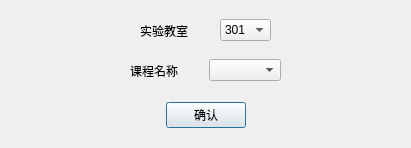
<?xml version="1.0" encoding="UTF-8"?>
<ui version="4.0">
 <class>CourseForm</class>
 <widget class="QDialog" name="CourseForm">
  <property name="geometry">
   <rect>
    <x>0</x>
    <y>0</y>
    <width>411</width>
    <height>148</height>
   </rect>
  </property>
  <property name="windowTitle">
   <string>课程信息</string>
  </property>
  <widget class="QWidget" name="horizontalLayoutWidget">
   <property name="geometry">
    <rect>
     <x>10</x>
     <y>10</y>
     <width>391</width>
     <height>41</height>
    </rect>
   </property>
   <layout class="QHBoxLayout" name="horizontalLayout">
    <item>
     <spacer name="horizontalSpacer_8">
      <property name="orientation">
       <enum>Qt::Horizontal</enum>
      </property>
      <property name="sizeHint" stdset="0">
       <size>
        <width>40</width>
        <height>20</height>
       </size>
      </property>
     </spacer>
    </item>
    <item>
     <spacer name="horizontalSpacer_12">
      <property name="orientation">
       <enum>Qt::Horizontal</enum>
      </property>
      <property name="sizeHint" stdset="0">
       <size>
        <width>40</width>
        <height>20</height>
       </size>
      </property>
     </spacer>
    </item>
    <item>
     <spacer name="horizontalSpacer_14">
      <property name="orientation">
       <enum>Qt::Horizontal</enum>
      </property>
      <property name="sizeHint" stdset="0">
       <size>
        <width>40</width>
        <height>20</height>
       </size>
      </property>
     </spacer>
    </item>
    <item>
     <spacer name="horizontalSpacer_10">
      <property name="orientation">
       <enum>Qt::Horizontal</enum>
      </property>
      <property name="sizeHint" stdset="0">
       <size>
        <width>40</width>
        <height>20</height>
       </size>
      </property>
     </spacer>
    </item>
    <item>
     <spacer name="horizontalSpacer_7">
      <property name="orientation">
       <enum>Qt::Horizontal</enum>
      </property>
      <property name="sizeHint" stdset="0">
       <size>
        <width>40</width>
        <height>20</height>
       </size>
      </property>
     </spacer>
    </item>
    <item>
     <widget class="QLabel" name="label">
      <property name="text">
       <string>实验教室</string>
      </property>
     </widget>
    </item>
    <item>
     <spacer name="horizontalSpacer">
      <property name="orientation">
       <enum>Qt::Horizontal</enum>
      </property>
      <property name="sizeHint" stdset="0">
       <size>
        <width>40</width>
        <height>20</height>
       </size>
      </property>
     </spacer>
    </item>
    <item>
     <widget class="QComboBox" name="comboBox">
      <item>
       <property name="text">
        <string>301</string>
       </property>
      </item>
      <item>
       <property name="text">
        <string>302</string>
       </property>
      </item>
      <item>
       <property name="text">
        <string>303</string>
       </property>
      </item>
      <item>
       <property name="text">
        <string>401</string>
       </property>
      </item>
      <item>
       <property name="text">
        <string>402</string>
       </property>
      </item>
      <item>
       <property name="text">
        <string>403</string>
       </property>
      </item>
     </widget>
    </item>
    <item>
     <spacer name="horizontalSpacer_9">
      <property name="orientation">
       <enum>Qt::Horizontal</enum>
      </property>
      <property name="sizeHint" stdset="0">
       <size>
        <width>40</width>
        <height>20</height>
       </size>
      </property>
     </spacer>
    </item>
    <item>
     <spacer name="horizontalSpacer_13">
      <property name="orientation">
       <enum>Qt::Horizontal</enum>
      </property>
      <property name="sizeHint" stdset="0">
       <size>
        <width>40</width>
        <height>20</height>
       </size>
      </property>
     </spacer>
    </item>
    <item>
     <spacer name="horizontalSpacer_15">
      <property name="orientation">
       <enum>Qt::Horizontal</enum>
      </property>
      <property name="sizeHint" stdset="0">
       <size>
        <width>40</width>
        <height>20</height>
       </size>
      </property>
     </spacer>
    </item>
    <item>
     <spacer name="horizontalSpacer_11">
      <property name="orientation">
       <enum>Qt::Horizontal</enum>
      </property>
      <property name="sizeHint" stdset="0">
       <size>
        <width>40</width>
        <height>20</height>
       </size>
      </property>
     </spacer>
    </item>
    <item>
     <spacer name="horizontalSpacer_2">
      <property name="orientation">
       <enum>Qt::Horizontal</enum>
      </property>
      <property name="sizeHint" stdset="0">
       <size>
        <width>40</width>
        <height>20</height>
       </size>
      </property>
     </spacer>
    </item>
   </layout>
  </widget>
  <widget class="QWidget" name="horizontalLayoutWidget_2">
   <property name="geometry">
    <rect>
     <x>10</x>
     <y>90</y>
     <width>391</width>
     <height>51</height>
    </rect>
   </property>
   <layout class="QHBoxLayout" name="horizontalLayout_2">
    <item>
     <spacer name="horizontalSpacer_4">
      <property name="orientation">
       <enum>Qt::Horizontal</enum>
      </property>
      <property name="sizeHint" stdset="0">
       <size>
        <width>40</width>
        <height>20</height>
       </size>
      </property>
     </spacer>
    </item>
    <item>
     <widget class="QPushButton" name="ok">
      <property name="text">
       <string>确认</string>
      </property>
     </widget>
    </item>
    <item>
     <spacer name="horizontalSpacer_3">
      <property name="orientation">
       <enum>Qt::Horizontal</enum>
      </property>
      <property name="sizeHint" stdset="0">
       <size>
        <width>40</width>
        <height>20</height>
       </size>
      </property>
     </spacer>
    </item>
   </layout>
  </widget>
  <widget class="QWidget" name="horizontalLayoutWidget_3">
   <property name="geometry">
    <rect>
     <x>10</x>
     <y>50</y>
     <width>391</width>
     <height>41</height>
    </rect>
   </property>
   <layout class="QHBoxLayout" name="horizontalLayout_3">
    <item>
     <spacer name="horizontalSpacer_16">
      <property name="orientation">
       <enum>Qt::Horizontal</enum>
      </property>
      <property name="sizeHint" stdset="0">
       <size>
        <width>40</width>
        <height>20</height>
       </size>
      </property>
     </spacer>
    </item>
    <item>
     <spacer name="horizontalSpacer_17">
      <property name="orientation">
       <enum>Qt::Horizontal</enum>
      </property>
      <property name="sizeHint" stdset="0">
       <size>
        <width>40</width>
        <height>20</height>
       </size>
      </property>
     </spacer>
    </item>
    <item>
     <spacer name="horizontalSpacer_18">
      <property name="orientation">
       <enum>Qt::Horizontal</enum>
      </property>
      <property name="sizeHint" stdset="0">
       <size>
        <width>40</width>
        <height>20</height>
       </size>
      </property>
     </spacer>
    </item>
    <item>
     <spacer name="horizontalSpacer_19">
      <property name="orientation">
       <enum>Qt::Horizontal</enum>
      </property>
      <property name="sizeHint" stdset="0">
       <size>
        <width>40</width>
        <height>20</height>
       </size>
      </property>
     </spacer>
    </item>
    <item>
     <spacer name="horizontalSpacer_20">
      <property name="orientation">
       <enum>Qt::Horizontal</enum>
      </property>
      <property name="sizeHint" stdset="0">
       <size>
        <width>40</width>
        <height>20</height>
       </size>
      </property>
     </spacer>
    </item>
    <item>
     <widget class="QLabel" name="label_2">
      <property name="text">
       <string>课程名称</string>
      </property>
     </widget>
    </item>
    <item>
     <spacer name="horizontalSpacer_5">
      <property name="orientation">
       <enum>Qt::Horizontal</enum>
      </property>
      <property name="sizeHint" stdset="0">
       <size>
        <width>40</width>
        <height>20</height>
       </size>
      </property>
     </spacer>
    </item>
    <item>
     <widget class="QComboBox" name="comboBox_2"/>
    </item>
    <item>
     <spacer name="horizontalSpacer_21">
      <property name="orientation">
       <enum>Qt::Horizontal</enum>
      </property>
      <property name="sizeHint" stdset="0">
       <size>
        <width>40</width>
        <height>20</height>
       </size>
      </property>
     </spacer>
    </item>
    <item>
     <spacer name="horizontalSpacer_22">
      <property name="orientation">
       <enum>Qt::Horizontal</enum>
      </property>
      <property name="sizeHint" stdset="0">
       <size>
        <width>40</width>
        <height>20</height>
       </size>
      </property>
     </spacer>
    </item>
    <item>
     <spacer name="horizontalSpacer_23">
      <property name="orientation">
       <enum>Qt::Horizontal</enum>
      </property>
      <property name="sizeHint" stdset="0">
       <size>
        <width>40</width>
        <height>20</height>
       </size>
      </property>
     </spacer>
    </item>
    <item>
     <spacer name="horizontalSpacer_24">
      <property name="orientation">
       <enum>Qt::Horizontal</enum>
      </property>
      <property name="sizeHint" stdset="0">
       <size>
        <width>40</width>
        <height>20</height>
       </size>
      </property>
     </spacer>
    </item>
    <item>
     <spacer name="horizontalSpacer_6">
      <property name="orientation">
       <enum>Qt::Horizontal</enum>
      </property>
      <property name="sizeHint" stdset="0">
       <size>
        <width>40</width>
        <height>20</height>
       </size>
      </property>
     </spacer>
    </item>
   </layout>
  </widget>
 </widget>
 <resources/>
 <connections/>
</ui>
